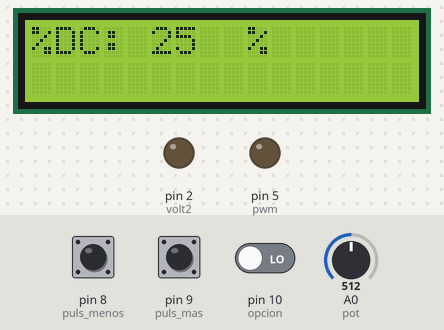
Recording of a sketch running on a simulated Arduino Uno, built with avr-gcc and run on an emulated ATmega328P. Parts: 16×2 character LCD, output pins drawn as LEDs (lit = HIGH). The test bench sets the inputs (shaded band); at power-on: pin 9 (puls_mas) LOW, pin 8 (puls_menos) LOW, pin 10 (opcion) LOW, A0 (pot) = 512. Pins used as bus, display or sensor lines are not drawn.

Above: at 1.2 s.
1.3 s: pin 9 (puls_mas) pulled HIGH for 0.65 s
At 2.0 s:
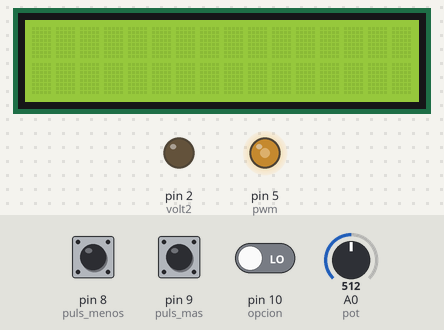
4.1 s: pin 9 (puls_mas) pulled HIGH for 1 s
At 4.5 s:
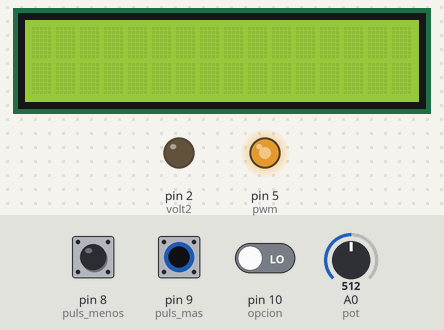
6.6 s: pin 8 (puls_menos) pulled HIGH for 3.2 s
At 7.6 s:
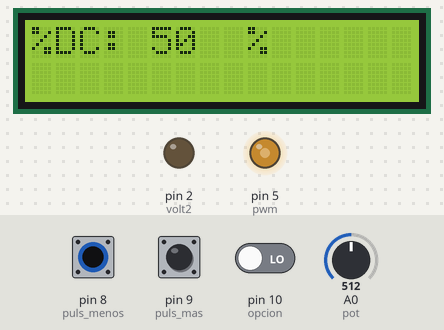
11.3 s: pin 10 (opcion) driven HIGH
At 11.7 s:
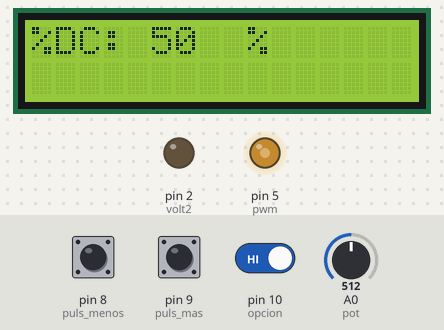
13.8 s: A0 (pot) set to 523
At 14.3 s:
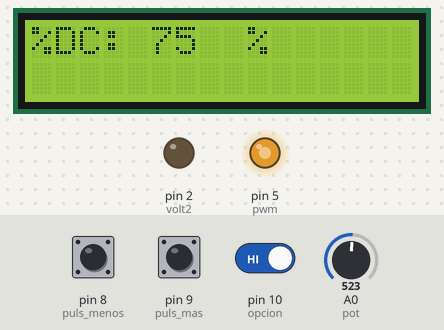
16.4 s: A0 (pot) set to 763
17.9 s: A0 (pot) set to 783
At 18.4 s:
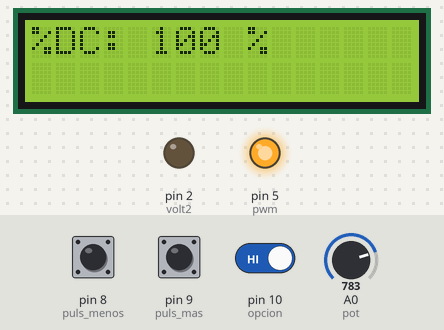
Timing chart, 0 to 20.9 s (numbered marks = the images above; inputs shaded):
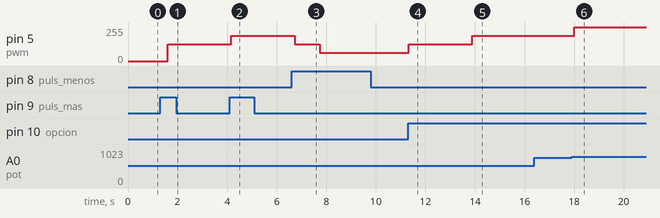

Measured:
- the behaviour switches between 513 and 514 on A0 (pot) (found by bisection; images 4 and 5)
- the behaviour switches between 770 and 771 on A0 (pot) (found by bisection; images 5 and 6)
- after the input at 1.3 s, pin 5 (pwm): 0/255 → 127/255 after 0.31 s
- after the input at 4.1 s, pin 5 (pwm): 127/255 → 191/255 after 0.07 s
- after the input at 6.6 s, pin 5 (pwm): 191/255 → 127/255 after 0.12 s, → 63/255 1.0 s later
- after the input at 11.3 s, pin 5 (pwm): 63/255 → 127/255 at once; the display: first differs from a run without the input at once (image 4)
- after the input at 13.8 s, pin 5 (pwm): 127/255 → 191/255 after 0.09 s; the display: first differs from a run without the input after 0.11 s (image 5)
- after the input at 17.9 s, pin 5 (pwm): 191/255 → 255/255 after 0.11 s; the display: first differs from a run without the input after 0.12 s (image 6)

The sketch:

practica2_LAB_SC.ino
```cpp
#include <LiquidCrystal_I2C.h>
LiquidCrystal_I2C lcd(0x27,16,2);

int volt1 = 1;
int volt2 = 2;
int pwm = 5;
int puls_menos = 8;
int puls_mas = 9;
int opcion = 10;
int pot = A0;
int dc = 0;
int velocidad = 63;
int dc_dos = 25;

void setup() {
  lcd.init();
  lcd.clear();
  lcd.backlight();
  pinMode(volt1, OUTPUT);
  pinMode(volt2, OUTPUT);
  pinMode(pwm, OUTPUT);
  pinMode(puls_menos, INPUT);
  pinMode(puls_mas, INPUT);
  pinMode(opcion, INPUT);
  Serial.begin(9600);
}

void loop() {
  int estado_opcion = digitalRead(opcion);
  int estado_pot = analogRead(pot);
  int nuevo_pot = map(estado_pot,0,1023,0,255);

  digitalWrite(volt1,HIGH);
  digitalWrite(volt2,LOW);
  if(estado_opcion == HIGH){
    if(nuevo_pot >= 0 and nuevo_pot <= 127){
      analogWrite(pwm,127);
      dc = 50;
    }else if(nuevo_pot >= 128 and nuevo_pot <= 191){
      analogWrite(pwm,191);
      dc = 75;
    }else if(nuevo_pot >= 192){
      analogWrite(pwm,255);
      dc = 100;
    }
    lcd.setCursor(0,0);
    lcd.print("%DC: ");
    lcd.setCursor(5,0);
    lcd.print(dc);
    lcd.setCursor (9,0);
    lcd.print("%");
    lcd.display();
    delay(500);
    lcd.clear();
    dc = 0;
  }else if(estado_opcion == LOW){
    int puls_menos_ = digitalRead(puls_menos);
    int puls_mas_ = digitalRead(puls_mas);

      if(puls_mas_ == HIGH and velocidad < 191){
        velocidad = velocidad + 64;
        analogWrite(pwm,velocidad);
        dc_dos = dc_dos + 25;
        delay(500);
      }
     if(puls_menos_ == HIGH and velocidad > 63){
        velocidad = velocidad-64;
        analogWrite(pwm,velocidad);
        dc_dos = dc_dos - 25;
        delay(500);
     }
    lcd.setCursor(0,0);
    lcd.print("%DC: ");
    lcd.setCursor(5,0);
    lcd.print(dc_dos);
    lcd.setCursor (9,0);
    lcd.print("%");
    lcd.display();
    delay(500);
    lcd.clear();
    }
  }
```
